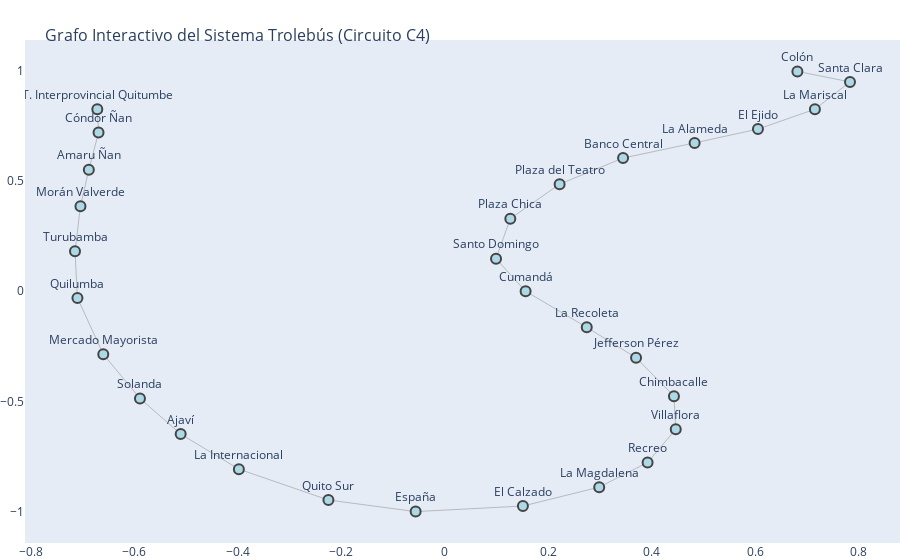

The notebook cell saved with this chart:
### Markdown cell above
![image.png](attachment:image.png)

### Code cell
import networkx as nx
import matplotlib.pyplot as plt
import plotly.graph_objects as go
import seaborn as sns
import pandas as pd

# Lista de paradas (nodos) en orden según el mapa
trolebus_stations = [
    "T. Interprovincial Quitumbe", "Cóndor Ñan", "Amaru Ñan", "Morán Valverde",
    "Turubamba", "Quilumba", "Mercado Mayorista", "Solanda", "Ajaví",
    "La Internacional", "Quito Sur", "España", "El Calzado", "La Magdalena",
    "Recreo", "Villaflora", "Chimbacalle", "Jefferson Pérez", "La Recoleta",
    "Cumandá", "Santo Domingo", "Plaza Chica", "Plaza del Teatro", "Banco Central",
    "La Alameda", "El Ejido", "La Mariscal", "Santa Clara", "Colón"
]

# Representación del grafo como un diccionario de listas de adyacencia
graph = {
    "T. Interprovincial Quitumbe": [("Cóndor Ñan", 5)],
    "Cóndor Ñan": [("T. Interprovincial Quitumbe", 5), ("Amaru Ñan", 3)],
    "Amaru Ñan": [("Cóndor Ñan", 3), ("Morán Valverde", 4)],
    "Morán Valverde": [("Amaru Ñan", 4), ("Turubamba", 3)],
    "Turubamba": [("Morán Valverde", 3), ("Quilumba", 3)],
    "Quilumba": [("Turubamba", 3), ("Mercado Mayorista", 2)],
    "Mercado Mayorista": [("Quilumba", 2), ("Solanda", 3)],
    "Solanda": [("Mercado Mayorista", 3), ("Ajaví", 4)],
    "Ajaví": [("Solanda", 4), ("La Internacional", 3)],
    "La Internacional": [("Ajaví", 3), ("Quito Sur", 2)],
    "Quito Sur": [("La Internacional", 2), ("España", 3)],
    "España": [("Quito Sur", 3), ("El Calzado", 2)],
    "El Calzado": [("España", 2), ("La Magdalena", 3)],
    "La Magdalena": [("El Calzado", 3), ("Recreo", 4)],
    "Recreo": [("La Magdalena", 4), ("Villaflora", 3)],
    "Villaflora": [("Recreo", 3), ("Chimbacalle", 3)],
    "Chimbacalle": [("Villaflora", 3), ("Jefferson Pérez", 2)],
    "Jefferson Pérez": [("Chimbacalle", 2), ("La Recoleta", 3)],
    "La Recoleta": [("Jefferson Pérez", 3), ("Cumandá", 2)],
    "Cumandá": [("La Recoleta", 2), ("Santo Domingo", 3)],
    "Santo Domingo": [("Cumandá", 3), ("Plaza Chica", 2)],
    "Plaza Chica": [("Santo Domingo", 2), ("Plaza del Teatro", 2)],
    "Plaza del Teatro": [("Plaza Chica", 2), ("Banco Central", 2)],
    "Banco Central": [("Plaza del Teatro", 2), ("La Alameda", 2)],
    "La Alameda": [("Banco Central", 2), ("El Ejido", 3)],
    "El Ejido": [("La Alameda", 3), ("La Mariscal", 3)],
    "La Mariscal": [("El Ejido", 3), ("Santa Clara", 2)],
    "Santa Clara": [("La Mariscal", 2), ("Colón", 2)],
    "Colón": [("Santa Clara", 2)]
}

# Crear un grafo con NetworkX
G = nx.Graph()
for node, edges in graph.items():
    for edge, weight in edges:
        G.add_edge(node, edge, weight=weight)

# Visualización del grafo con Matplotlib
plt.figure(figsize=(12, 8))
pos = nx.spring_layout(G, seed=42)
nx.draw(G, pos, with_labels=True, node_size=500, node_color="lightblue", font_size=8)
nx.draw_networkx_edge_labels(
    G, pos, edge_labels={(u, v): d['weight'] for u, v, d in G.edges(data=True)}, font_size=7
)
plt.title("Grafo del Sistema Trolebús (Circuito C4)")
plt.show()

# Visualización interactiva con Plotly
edge_x = []
edge_y = []
for edge in G.edges():
    x0, y0 = pos[edge[0]]
    x1, y1 = pos[edge[1]]
    edge_x.extend([x0, x1, None])
    edge_y.extend([y0, y1, None])

edge_trace = go.Scatter(
    x=edge_x, y=edge_y,
    line=dict(width=0.5, color='#888'),
    hoverinfo='none',
    mode='lines'
)

node_x = []
node_y = []
for node in G.nodes():
    x, y = pos[node]
    node_x.append(x)
    node_y.append(y)

node_trace = go.Scatter(
    x=node_x, y=node_y,
    mode='markers+text',
    text=list(G.nodes()),
    textposition="top center",
    hoverinfo='text',
    marker=dict(
        color='lightblue',
        size=10,
        line=dict(width=2)
    )
)

fig = go.Figure(data=[edge_trace, node_trace],
                layout=go.Layout(
                    title="<br>Grafo Interactivo del Sistema Trolebús (Circuito C4)",
                    titlefont_size=16,
                    showlegend=False,
                    hovermode='closest',
                    margin=dict(b=0, l=0, r=0, t=40),
                    xaxis=dict(showgrid=False, zeroline=False),
                    yaxis=dict(showgrid=False, zeroline=False)))
fig.show()

### Figure 1 — Plotly figure (JSON) as saved in the notebook; plotly's stock layout.template omitted (floating-point values rounded to 4 significant figures)
{"data": [{"hoverinfo": "none", "line": {"color": "#888", "width": 0.5}, "mode": "lines", "type": "scatter", "x": [-0.6715, -0.6692, null, -0.6692, -0.6879, null, -0.6879, -0.7041, null, -0.7041, -0.7147, null, -0.7147, -0.7099, null, -0.7099, -0.66, null, -0.66, -0.5891, null, -0.5891, -0.5104, null, -0.5104, -0.3979, null, -0.3979, -0.2248, null, -0.2248, -0.05618, null, -0.05618, 0.1512, null, 0.1512, 0.2987, null, 0.2987, 0.3922, null, 0.3922, 0.4467, null, 0.4467, 0.4432, null, 0.4432, 0.3699, null, 0.3699, 0.2746, null, 0.2746, 0.1564, null, 0.1564, 0.09927, null, 0.09927, 0.1268, null, 0.1268, 0.2221, null, 0.2221, 0.3448, null, 0.3448, 0.4831, null, 0.4831, 0.6056, null, 0.6056, 0.7157, null, 0.7157, 0.7835, null, 0.7835, 0.6818, null], "y": [0.8254, 0.7199, null, 0.7199, 0.5518, null, 0.5518, 0.386, null, 0.386, 0.1814, null, 0.1814, -0.03061, null, -0.03061, -0.2859, null, -0.2859, -0.4865, null, -0.4865, -0.6482, null, -0.6482, -0.8073, null, -0.8073, -0.9474, null, -0.9474, -1, null, -1, -0.9747, null, -0.9747, -0.889, null, -0.889, -0.7771, null, -0.7771, -0.6263, null, -0.6263, -0.4761, null, -0.4761, -0.3015, null, -0.3015, -0.1638, null, -0.1638, 0.0001447, null, 0.0001447, 0.1476, null, 0.1476, 0.3294, null, 0.3294, 0.486, null, 0.486, 0.6044, null, 0.6044, 0.6731, null, 0.6731, 0.7358, null, 0.7358, 0.8259, null, 0.8259, 0.95, null, 0.95, 0.9976, null]}, {"hoverinfo": "text", "marker": {"color": "lightblue", "line": {"width": 2}, "size": 10}, "mode": "markers+text", "text": ["T. Interprovincial Quitumbe", "Cóndor Ñan", "Amaru Ñan", "Morán Valverde", "Turubamba", "Quilumba", "Mercado Mayorista", "Solanda", "Ajaví", "La Internacional", "Quito Sur", "España", "El Calzado", "La Magdalena", "Recreo", "Villaflora", "Chimbacalle", "Jefferson Pérez", "La Recoleta", "Cumandá", "Santo Domingo", "Plaza Chica", "Plaza del Teatro", "Banco Central", "La Alameda", "El Ejido", "La Mariscal", "Santa Clara", "Colón"], "textposition": "top center", "type": "scatter", "x": [-0.6715, -0.6692, -0.6879, -0.7041, -0.7147, -0.7099, -0.66, -0.5891, -0.5104, -0.3979, -0.2248, -0.05618, 0.1512, 0.2987, 0.3922, 0.4467, 0.4432, 0.3699, 0.2746, 0.1564, 0.09927, 0.1268, 0.2221, 0.3448, 0.4831, 0.6056, 0.7157, 0.7835, 0.6818], "y": [0.8254, 0.7199, 0.5518, 0.386, 0.1814, -0.03061, -0.2859, -0.4865, -0.6482, -0.8073, -0.9474, -1, -0.9747, -0.889, -0.7771, -0.6263, -0.4761, -0.3015, -0.1638, 0.0001447, 0.1476, 0.3294, 0.486, 0.6044, 0.6731, 0.7358, 0.8259, 0.95, 0.9976]}], "layout": {"hovermode": "closest", "margin": {"b": 0, "l": 0, "r": 0, "t": 40}, "showlegend": false, "title": {"font": {"size": 16}, "text": "<br>Grafo Interactivo del Sistema Trolebús (Circuito C4)"}, "xaxis": {"showgrid": false, "zeroline": false}, "yaxis": {"showgrid": false, "zeroline": false}}}
